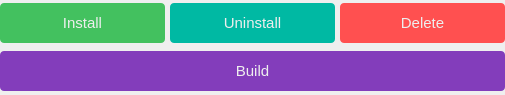
<?xml version="1.0" encoding="UTF-8"?>
<ui version="4.0">
 <class>ModsBuildActions</class>
 <widget class="QWidget" name="ModsBuildActions">
  <property name="geometry">
   <rect>
    <x>0</x>
    <y>0</y>
    <width>505</width>
    <height>95</height>
   </rect>
  </property>
  <property name="minimumSize">
   <size>
    <width>0</width>
    <height>85</height>
   </size>
  </property>
  <property name="maximumSize">
   <size>
    <width>16777215</width>
    <height>95</height>
   </size>
  </property>
  <property name="windowTitle">
   <string>Form</string>
  </property>
  <property name="styleSheet">
   <string notr="true">QWidget {
border: none;
}
QPushButton{
color: #eeeeee;
}</string>
  </property>
  <layout class="QHBoxLayout" name="horizontalLayout_2">
   <property name="spacing">
    <number>0</number>
   </property>
   <property name="leftMargin">
    <number>0</number>
   </property>
   <property name="topMargin">
    <number>0</number>
   </property>
   <property name="rightMargin">
    <number>0</number>
   </property>
   <property name="bottomMargin">
    <number>0</number>
   </property>
   <item>
    <widget class="QFrame" name="buttons">
     <property name="maximumSize">
      <size>
       <width>16777215</width>
       <height>95</height>
      </size>
     </property>
     <property name="styleSheet">
      <string notr="true">QPushButton{
border-radius: 4;
font: 500 11pt &quot;Roboto Medium&quot;;
}</string>
     </property>
     <property name="frameShape">
      <enum>QFrame::StyledPanel</enum>
     </property>
     <property name="frameShadow">
      <enum>QFrame::Raised</enum>
     </property>
     <layout class="QVBoxLayout" name="verticalLayout_2">
      <property name="spacing">
       <number>5</number>
      </property>
      <property name="leftMargin">
       <number>0</number>
      </property>
      <property name="topMargin">
       <number>0</number>
      </property>
      <property name="rightMargin">
       <number>0</number>
      </property>
      <property name="bottomMargin">
       <number>0</number>
      </property>
      <item>
       <widget class="QFrame" name="topButtons">
        <property name="maximumSize">
         <size>
          <width>16777215</width>
          <height>40</height>
         </size>
        </property>
        <property name="frameShape">
         <enum>QFrame::StyledPanel</enum>
        </property>
        <property name="frameShadow">
         <enum>QFrame::Raised</enum>
        </property>
        <layout class="QHBoxLayout" name="horizontalLayout">
         <property name="spacing">
          <number>5</number>
         </property>
         <property name="leftMargin">
          <number>0</number>
         </property>
         <property name="topMargin">
          <number>0</number>
         </property>
         <property name="rightMargin">
          <number>0</number>
         </property>
         <property name="bottomMargin">
          <number>0</number>
         </property>
         <item>
          <widget class="QPushButton" name="install">
           <property name="minimumSize">
            <size>
             <width>0</width>
             <height>40</height>
            </size>
           </property>
           <property name="maximumSize">
            <size>
             <width>16777215</width>
             <height>40</height>
            </size>
           </property>
           <property name="font">
            <font>
             <pointsize>11</pointsize>
             <italic>false</italic>
             <bold>false</bold>
            </font>
           </property>
           <property name="cursor">
            <cursorShape>PointingHandCursor</cursorShape>
           </property>
           <property name="styleSheet">
            <string notr="true">QPushButton{
background-color: #43C15F;
}</string>
           </property>
           <property name="text">
            <string>Install</string>
           </property>
           <property name="icon">
            <iconset resource="../../../BrawlhallaModloaderApp_0.3/ui/ui_sources/icons.qrc">
             <normaloff>:/icons/resources/icons/Install.png</normaloff>:/icons/resources/icons/Install.png</iconset>
           </property>
           <property name="iconSize">
            <size>
             <width>22</width>
             <height>22</height>
            </size>
           </property>
          </widget>
         </item>
         <item>
          <widget class="QPushButton" name="uninstall">
           <property name="minimumSize">
            <size>
             <width>0</width>
             <height>40</height>
            </size>
           </property>
           <property name="maximumSize">
            <size>
             <width>16777215</width>
             <height>40</height>
            </size>
           </property>
           <property name="font">
            <font>
             <pointsize>11</pointsize>
             <italic>false</italic>
             <bold>false</bold>
            </font>
           </property>
           <property name="cursor">
            <cursorShape>PointingHandCursor</cursorShape>
           </property>
           <property name="styleSheet">
            <string notr="true">QPushButton{
background-color: #00B9A3;
}</string>
           </property>
           <property name="text">
            <string>Uninstall</string>
           </property>
           <property name="icon">
            <iconset resource="../../../BrawlhallaModloaderApp_0.3/ui/ui_sources/icons.qrc">
             <normaloff>:/icons/resources/icons/Uninstall.png</normaloff>:/icons/resources/icons/Uninstall.png</iconset>
           </property>
           <property name="iconSize">
            <size>
             <width>22</width>
             <height>22</height>
            </size>
           </property>
          </widget>
         </item>
         <item>
          <widget class="QPushButton" name="deleteMod">
           <property name="minimumSize">
            <size>
             <width>0</width>
             <height>40</height>
            </size>
           </property>
           <property name="maximumSize">
            <size>
             <width>16777215</width>
             <height>40</height>
            </size>
           </property>
           <property name="font">
            <font>
             <pointsize>11</pointsize>
             <italic>false</italic>
             <bold>false</bold>
            </font>
           </property>
           <property name="cursor">
            <cursorShape>PointingHandCursor</cursorShape>
           </property>
           <property name="styleSheet">
            <string notr="true">QPushButton{
background-color: #FF5050;
}</string>
           </property>
           <property name="text">
            <string>Delete</string>
           </property>
           <property name="icon">
            <iconset resource="../../../BrawlhallaModloaderApp_0.3/ui/ui_sources/icons.qrc">
             <normaloff>:/icons/resources/icons/Delete.png</normaloff>:/icons/resources/icons/Delete.png</iconset>
           </property>
           <property name="iconSize">
            <size>
             <width>22</width>
             <height>22</height>
            </size>
           </property>
          </widget>
         </item>
        </layout>
       </widget>
      </item>
      <item>
       <widget class="QPushButton" name="build">
        <property name="minimumSize">
         <size>
          <width>0</width>
          <height>40</height>
         </size>
        </property>
        <property name="maximumSize">
         <size>
          <width>16777215</width>
          <height>40</height>
         </size>
        </property>
        <property name="font">
         <font>
          <pointsize>11</pointsize>
          <italic>false</italic>
          <bold>false</bold>
         </font>
        </property>
        <property name="cursor">
         <cursorShape>PointingHandCursor</cursorShape>
        </property>
        <property name="styleSheet">
         <string notr="true">QPushButton{
background-color: #833DBB;
}</string>
        </property>
        <property name="text">
         <string>Build</string>
        </property>
        <property name="icon">
         <iconset resource="../../../BrawlhallaModloaderApp_0.3/ui/ui_sources/icons.qrc">
          <normaloff>:/icons/resources/icons/hammer.png</normaloff>:/icons/resources/icons/hammer.png</iconset>
        </property>
        <property name="iconSize">
         <size>
          <width>22</width>
          <height>22</height>
         </size>
        </property>
       </widget>
      </item>
     </layout>
    </widget>
   </item>
  </layout>
 </widget>
 <resources>
  <include location="../../../BrawlhallaModloaderApp_0.3/ui/ui_sources/icons.qrc"/>
 </resources>
 <connections/>
</ui>
